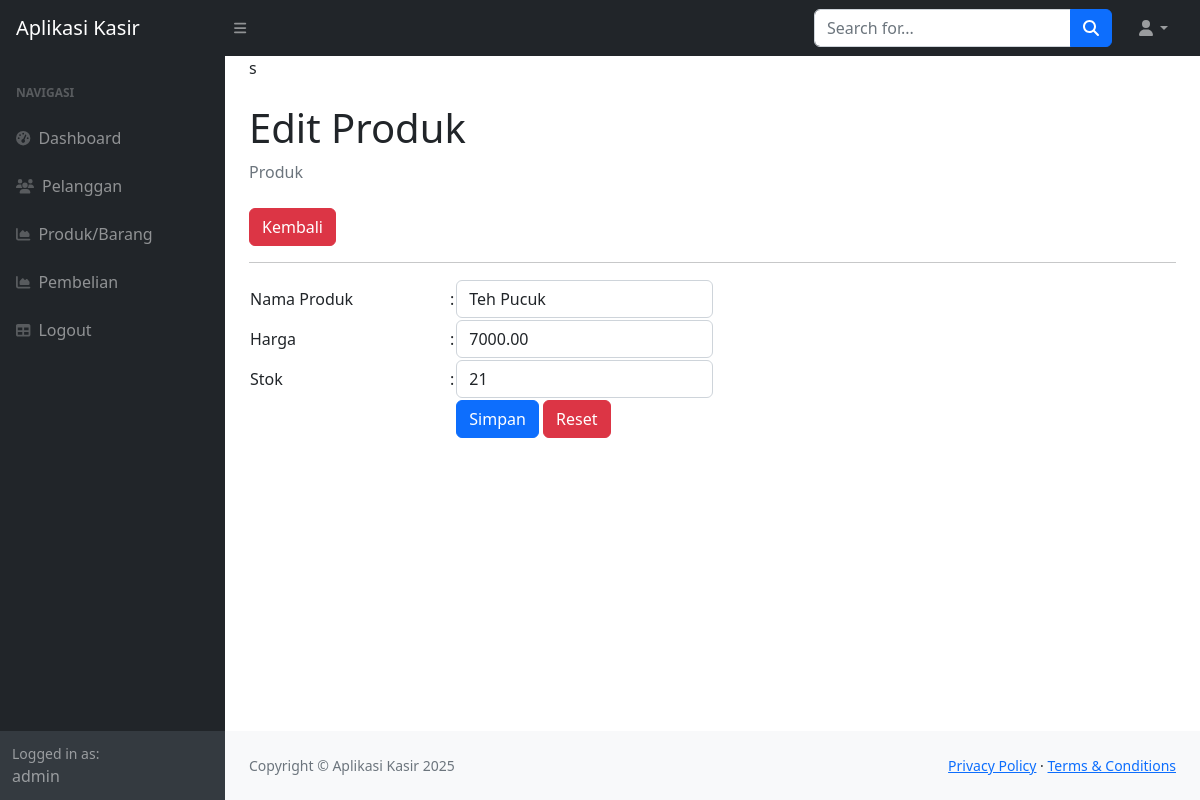
/index.php?page=produk_ubah&&id=7 (signed in), run on the app's committed database.
### tables this page shows
CREATE TABLE `produk` (
  `ProdukID` int(11) NOT NULL,
  `NamaProduk` varchar(255) DEFAULT NULL,
  `Harga` decimal(10,2) DEFAULT NULL,
  `Stok` int(11) DEFAULT NULL
);

### produk_ubah.php (the view, shortened to what this page needs)
<?php
$id = $_GET['id'];
$query = mysqli_query($koneksi, "SELECT * FROM produk WHERE ProdukID=$id");
$data = mysqli_fetch_array($query);
?>
<div class="container-fluid px-4">s
    <h1 class="mt-4">Edit Produk</h1>
    <ol class="breadcrumb mb-4">
        <li class="breadcrumb-item active">Produk</li>
    </ol>
    <a href="?page=produk" class="btn btn-danger">Kembali</a>
    <hr>
    <form method="post">
        <table>
            <tr>
                <td width="200">Nama Produk</td>
                <td width="1">:</td>
                <td><input class="form-control" value="<?php echo $data['NamaProduk']; ?>" type="text" name="nama_produk" required></td>
            </tr>
            <tr>
                <td>Harga</td>
                <td>:</td>
                <td><input class="form-control" value="<?php echo $data['Harga']; ?>" type="number" step="0.01" name="harga" required></td>
            </tr>
            <tr>
                <td>Stok</td>
                <td>:</td>
                <td><input class="form-control" value="<?php echo $data['Stok']; ?>" type="number" step="1" name="stok" required></td>
            </tr>
            <tr>
                <td></td>
                <td></td>
                <td>
                    <button type="submit" class="btn btn-primary">Simpan</button>
                    <button type="reset" class="btn btn-danger">Reset</button>
                </td>
            </tr>
        </table>
    </form>
</div>

### data on the page
produk: nama_produk "Teh Pucuk", harga "7000.00", stok "21"

### other printed values
$_SESSION['user']['nama'] "admin"
